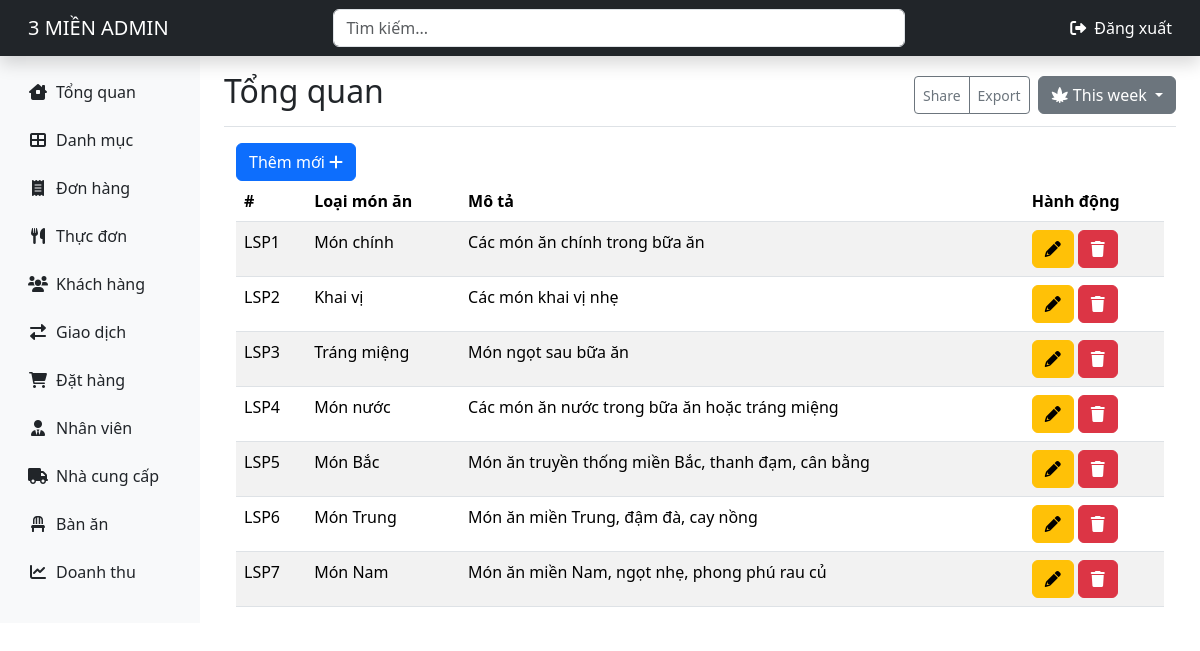
Page /admin/index.php on the earlier database version.
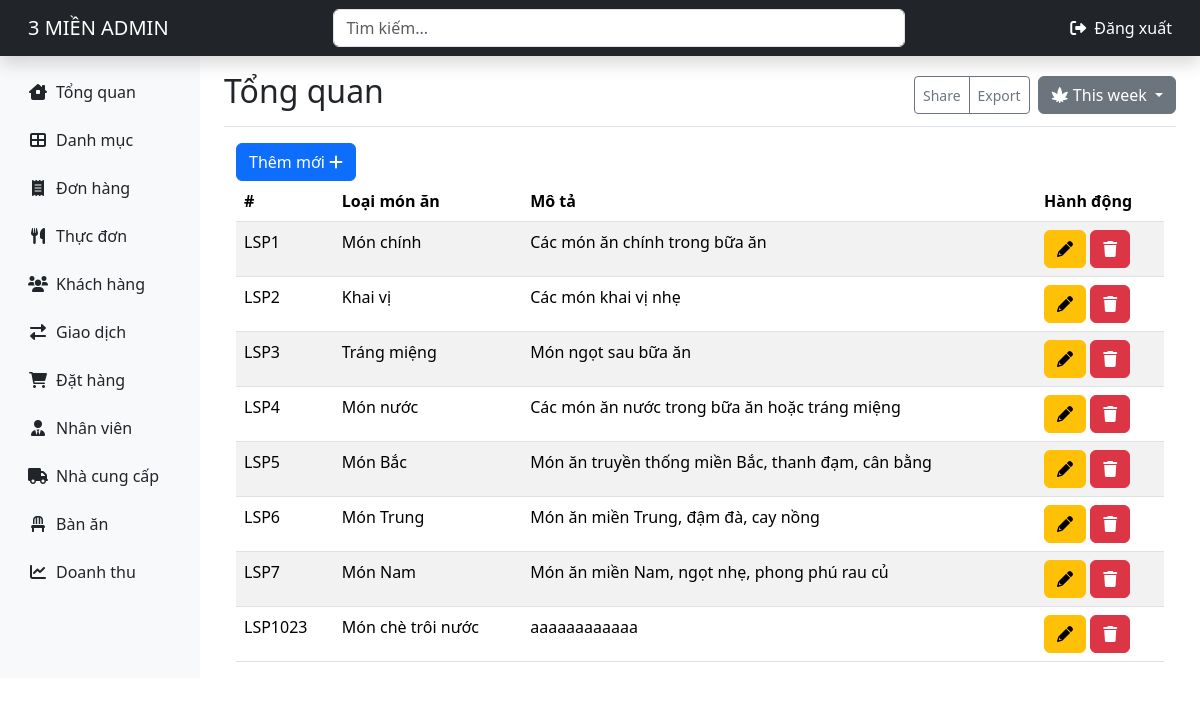
Same page on the later database version.
### tables this page shows
CREATE TABLE IF NOT EXISTS `categories` (
  `id` int(11) NOT NULL AUTO_INCREMENT,
  `name` varchar(50) NOT NULL,
  `description` text DEFAULT NULL,
  PRIMARY KEY (`id`)
);

### admin/index.php (the view, shortened to what this page needs)
<!DOCTYPE html>
<html lang="en">
<head>
    <?php
    include_once __DIR__ . '/../layouts/style.php';
    ?>
</head>
<body>
    <?php
    include_once __DIR__ . '/layouts/header.php'
    ?>
    <div class="container-fluid">
        <div class="row">
            <?php
            include_once __DIR__ . '/layouts/sidebar.php'
            ?>
            <main class="col-md-9 ms-sm-auto col-lg-10 px-md-4">
                <div class="d-flex justify-content-between flex-wrap flex-md-nowrap align-items-center pt-3 pb-2 mb-3 border-bottom">
                    <h1 class="h2">Tổng quan</h1>
                    <div class="btn-toolbar mb-2 mb-md-0">
                        <div class="btn-group me-2">
                            <button type="button" class="btn btn-sm btn-outline-secondary">Share</button>
                            <button type="button" class="btn btn-sm btn-outline-secondary">Export</button>
                        </div>
                        <div class="dropdown show">
                            <a class="btn btn-secondary dropdown-toggle" href="#" role="button" id="dropdownMenuLink" data-bs-toggle="dropdown" aria-haspopup="true" aria-expanded="false">
                                <i class="fa-solid fa-cannabis"></i> This week
                            </a>
                        </div>
                    </div>
                </div>
                <?php
                include_once __DIR__ . '/../dbconnect.php';
                $sqlSelectCategory = "SELECT * FROM categories;";
                $resultCategory = mysqli_query($conn, $sqlSelectCategory);
                $arrCategory = [];
                while ($row = mysqli_fetch_array($resultCategory, MYSQLI_ASSOC)) {
                    $arrCategory[] = array(
                        'lsp_ma' => $row['id'],
                        'lsp_ten' => $row['name'],
                        'lsp_mota' => $row['description'],
                    );
                }
                ?>
                <div class="container">
                    <a href="create.php" type="button" class="btn btn-primary">
                        Thêm mới <i class="fa-solid fa-plus"></i>
                    </a>
                    <table class="table table-striped">
                        <thead>
                            <th scope="col">#</th>
                            <th scope="col">Loại món ăn</th>
                            <th scope="col">Mô tả</th>
                            <th scope="col">Hành động</th>
                        </thead>
                        <tbody>
                            <?php foreach ($arrCategory as $lsp): ?>
                                <tr>
                                    <td>LSP<?= $lsp['lsp_ma'] ?></td>
                                    <td><?= $lsp['lsp_ten'] ?></td>
                                    <td><?= $lsp['lsp_mota'] ?></td>
                                    <td>
                                        <a href="edit.php" type="button" class="btn btn-warning">
                                            <i class="fa-solid fa-pencil"></i></a>
                                        <a href="delete.php" type="button" class="btn btn-danger">
                                            <i class="fa-solid fa-trash"></i>
                                        </a>
                                    </td>
                                </tr>
                            <?php endforeach; ?>
                        </tbody>
                    </table>
                </div>
            </main>
        </div>
    </div>
</body>
</html>

Differences in the rows shown:
added categories: id "1023", name "Món chè trôi nước", description "aaaaaaaaaaaa"
